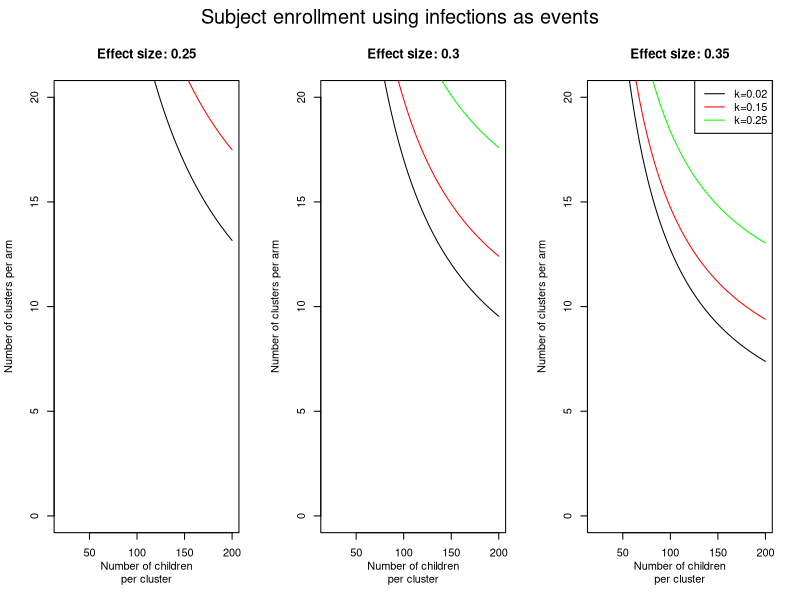
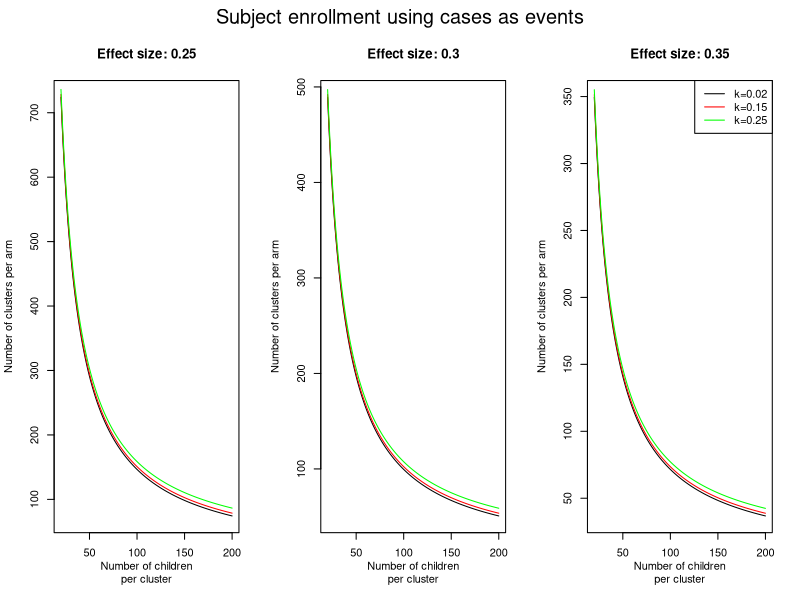

Source code (R) for these figures, in order:

# Do power calculation ----------------------------------------------------

run.sscalc <- function(z_a2, z_b, pi_0, treatment_effect, k, nr.percluster) {

  # pi_0 = proportion of population experiencing primary & second infection during trial at baseline
  # pi_a = proportion of population experiencing primary & second infection during trial in intervention group
  # k is between cluster variation coefficient
  
  pi_a <- pi_0 * (1-treatment_effect)
  
  clusters_perarm <- 2 + 
                    (z_a2 + z_b)^2 * 
                    ((pi_0 * (1-pi_0)/nr.percluster) + (pi_a * (1-pi_a)/nr.percluster) + k^2*(pi_0^2 + pi_a^2)) / (pi_0 - pi_a)^2 
  
  #clusters_perarm <- ceiling(clusters_perarm)
  # print(clusters_perarm)
  return(clusters_perarm)
}

cl.perarm.inf <- run.sscalc(z_a2=1.96, z_b=0.84, pi_0=0.091, treatment_effect = 0.3, k=0.15, nr.percluster = 100)
cl.perarm.cases <- run.sscalc(z_a2=1.96, z_b=0.84, pi_0=0.015, treatment_effect = 0.3, k=0.15, nr.percluster = 20:200)

effectsizes <- c(0.25,0.3,0.35)
k_vec <- c(0.02,0.15,0.25)

cl.perarm.inf_k1_e1 <- run.sscalc(z_a2=1.96, z_b=0.84, pi_0=0.091, 
                                  treatment_effect = effectsizes[1], k = k_vec[1], 
                                  nr.percluster = 20:200)
cl.perarm.inf_k2_e1 <- run.sscalc(z_a2=1.96, z_b=0.84, pi_0=0.091, 
                                  treatment_effect = effectsizes[1], k = k_vec[2], 
                                  nr.percluster = 20:200)
cl.perarm.inf_k3_e1 <- run.sscalc(z_a2=1.96, z_b=0.84, pi_0=0.091, 
                                  treatment_effect = effectsizes[1], k = k_vec[3], 
                                  nr.percluster = 20:200)

layout(matrix(1:3, ncol=3, byrow=T))
par(oma=c(0,0,2,0))

plot(x=20:200, y=cl.perarm.inf_k1_e1, type="l", col="black", ylim=c(0,20), 
     xlab="Number of children\nper cluster", ylab="Number of clusters per arm",
     main="Effect size: 0.25")
lines(x=20:200, y=cl.perarm.inf_k2_e1, col="red")
lines(x=20:200, y=cl.perarm.inf_k3_e1, col="green")

cl.perarm.inf_k1_e2 <- run.sscalc(z_a2=1.96, z_b=0.84, pi_0=0.091, 
                                  treatment_effect = effectsizes[2], k = k_vec[1], 
                                  nr.percluster = 20:200)
cl.perarm.inf_k2_e2 <- run.sscalc(z_a2=1.96, z_b=0.84, pi_0=0.091, 
                                  treatment_effect = effectsizes[2], k = k_vec[2], 
                                  nr.percluster = 20:200)
cl.perarm.inf_k3_e2 <- run.sscalc(z_a2=1.96, z_b=0.84, pi_0=0.091, 
                                  treatment_effect = effectsizes[2], k = k_vec[3], 
                                  nr.percluster = 20:200)

plot(x=20:200, y=cl.perarm.inf_k1_e2, type="l", col="black", ylim=c(0,20), 
     xlab="Number of children\nper cluster", ylab="Number of clusters per arm",
     main="Effect size: 0.3")
lines(x=20:200, y=cl.perarm.inf_k2_e2, col="red")
lines(x=20:200, y=cl.perarm.inf_k3_e2, col="green")

cl.perarm.inf_k1_e3 <- run.sscalc(z_a2=1.96, z_b=0.84, pi_0=0.091, 
                                  treatment_effect = effectsizes[3], k = k_vec[1], 
                                  nr.percluster = 20:200)
cl.perarm.inf_k2_e3 <- run.sscalc(z_a2=1.96, z_b=0.84, pi_0=0.091, 
                                  treatment_effect = effectsizes[3], k = k_vec[2], 
                                  nr.percluster = 20:200)
cl.perarm.inf_k3_e3 <- run.sscalc(z_a2=1.96, z_b=0.84, pi_0=0.091, 
                                  treatment_effect = effectsizes[3], k = k_vec[3], 
                                  nr.percluster = 20:200)

plot(x=20:200, y=cl.perarm.inf_k1_e3, type="l", col="black", ylim=c(0,20), 
     xlab="Number of children\nper cluster", ylab="Number of clusters per arm",
     main="Effect size: 0.35")
lines(x=20:200, y=cl.perarm.inf_k2_e3, col="red")
lines(x=20:200, y=cl.perarm.inf_k3_e3, col="green")
legend("topright", legend=c("k=0.02", 
                            "k=0.15",
                            "k=0.25"), col=c("black", "red", "green"), lty=1)

mtext("Subject enrollment using infections as events", line=0, side=3, outer=TRUE, cex=1.2)

# using cases as events

cl.perarm.case_k1_e1 <- run.sscalc(z_a2=1.96, z_b=0.84, pi_0=0.015, 
                                  treatment_effect = effectsizes[1], k = k_vec[1], 
                                  nr.percluster = 20:200)
cl.perarm.case_k2_e1 <- run.sscalc(z_a2=1.96, z_b=0.84, pi_0=0.015, 
                                  treatment_effect = effectsizes[1], k = k_vec[2], 
                                  nr.percluster = 20:200)
cl.perarm.case_k3_e1 <- run.sscalc(z_a2=1.96, z_b=0.84, pi_0=0.015, 
                                  treatment_effect = effectsizes[1], k = k_vec[3], 
                                  nr.percluster = 20:200)

layout(matrix(1:3, ncol=3, byrow=T))
par(oma=c(0,0,2,0))

plot(x=20:200, y=cl.perarm.case_k1_e1, type="l", col="black", 
     xlab="Number of children\nper cluster", ylab="Number of clusters per arm",
     main="Effect size: 0.25")
lines(x=20:200, y=cl.perarm.case_k2_e1, col="red")
lines(x=20:200, y=cl.perarm.case_k3_e1, col="green")

cl.perarm.case_k1_e2 <- run.sscalc(z_a2=1.96, z_b=0.84, pi_0=0.015, 
                                  treatment_effect = effectsizes[2], k = k_vec[1], 
                                  nr.percluster = 20:200)
cl.perarm.case_k2_e2 <- run.sscalc(z_a2=1.96, z_b=0.84, pi_0=0.015, 
                                  treatment_effect = effectsizes[2], k = k_vec[2], 
                                  nr.percluster = 20:200)
cl.perarm.case_k3_e2 <- run.sscalc(z_a2=1.96, z_b=0.84, pi_0=0.015, 
                                  treatment_effect = effectsizes[2], k = k_vec[3], 
                                  nr.percluster = 20:200)

plot(x=20:200, y=cl.perarm.case_k1_e2, type="l", col="black", 
     xlab="Number of children\nper cluster", ylab="Number of clusters per arm",
     main="Effect size: 0.3")
lines(x=20:200, y=cl.perarm.case_k2_e2, col="red")
lines(x=20:200, y=cl.perarm.case_k3_e2, col="green")

cl.perarm.case_k1_e3 <- run.sscalc(z_a2=1.96, z_b=0.84, pi_0=0.015, 
                                  treatment_effect = effectsizes[3], k = k_vec[1], 
                                  nr.percluster = 20:200)
cl.perarm.case_k2_e3 <- run.sscalc(z_a2=1.96, z_b=0.84, pi_0=0.015, 
                                  treatment_effect = effectsizes[3], k = k_vec[2], 
                                  nr.percluster = 20:200)
cl.perarm.case_k3_e3 <- run.sscalc(z_a2=1.96, z_b=0.84, pi_0=0.015, 
                                  treatment_effect = effectsizes[3], k = k_vec[3], 
                                  nr.percluster = 20:200)

plot(x=20:200, y=cl.perarm.case_k1_e3, type="l", col="black", 
     xlab="Number of children\nper cluster", ylab="Number of clusters per arm",
     main="Effect size: 0.35")
lines(x=20:200, y=cl.perarm.case_k2_e3, col="red")
lines(x=20:200, y=cl.perarm.case_k3_e3, col="green")
legend("topright", legend=c("k=0.02", 
                            "k=0.15",
                            "k=0.25"), col=c("black", "red", "green"), lty=1)

mtext("Subject enrollment using cases as events", line=0, side=3, outer=TRUE, cex=1.2)






